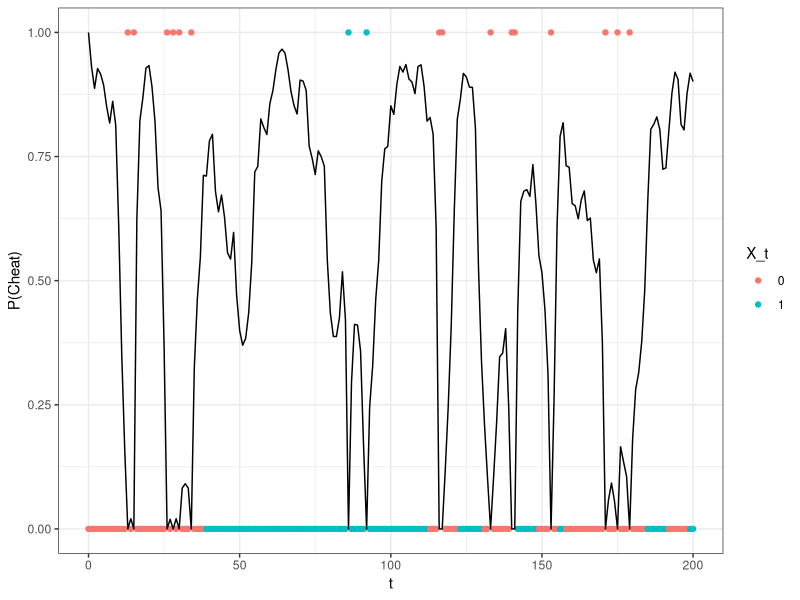
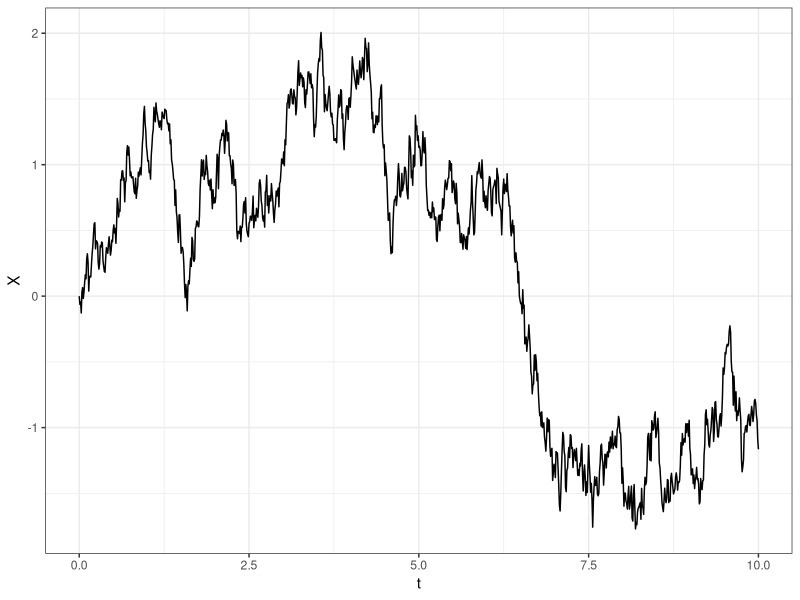
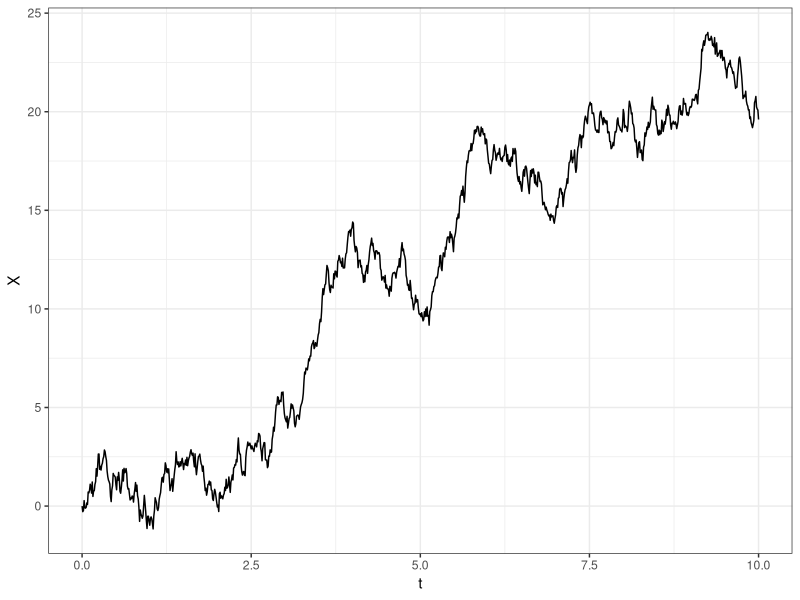
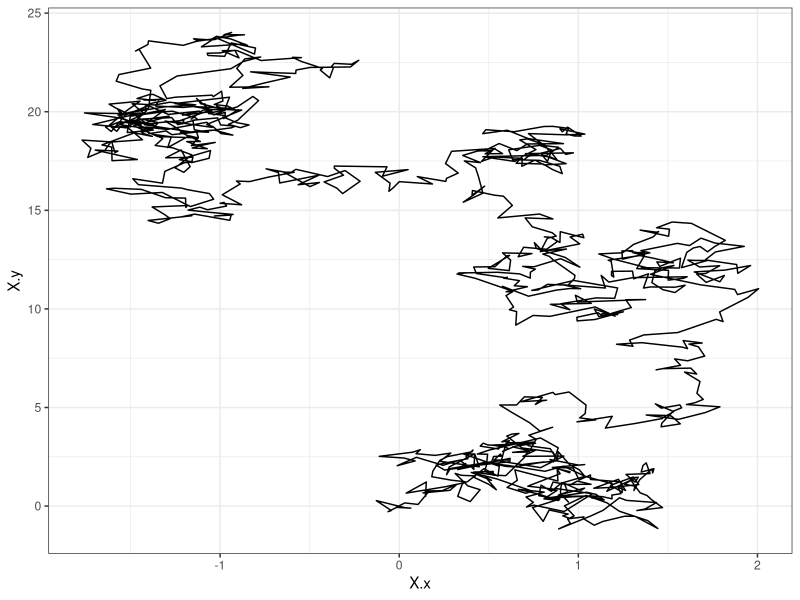

Source code (R) for these figures, in order:
## ---- chunk 1
knitr::opts_chunk$set(echo = TRUE)
library(tidyverse)
## ---- chunk 2

SampleCasino <- function(bigT){
  
  X_t <- c("Fair", rep(NA, bigT))
  
  for (j in 2:(bigT+1)) {
    if(X_t[j-1] == "Fair"){
      X_t[j] = sample(c("Fair", "Cheat"), 1, prob = c(0.95, 0.05))
    }else{
      X_t[j] = sample(c("Fair", "Cheat"), 1, prob = c(0.05, 0.95))
    }
    
  }
  
  Y_t <- sapply(X_t, function(x){
    if(x == "Fair"){
      return(sample(1:6, 1))
    }else{
      return(sample(1:6, 1, prob = c(49/250, 49/250, 49/250, 49/250, 49/250, 1/50)))
    }
  })
  
  return(data.frame(t = c(0:bigT),
                    X = X_t,
                    Y = Y_t))
  
}

set.seed(1234)
testSample <- SampleCasino(200)


## ---- chunk 3

Forward <- function(Y, theta){
  
  M <- theta[["M"]]
  G <- theta[["G"]]
  pi <- theta[["pi"]]
  
  alpha <- matrix(NA, nrow = length(Y), ncol = nrow(M))
  
  C  <- sum(pi * G[,Y[1]])
  
  alpha[1, ] = G[, Y[1] ] * t(pi) / C
  
  for (t in 2:nrow(testSample)) {
    c_n <- alpha[t-1, ] %*% M %*% G[,Y[t]]
    C <- c(C, c_n)
    alpha[t, ] <- G[,Y[t]] * (alpha[t-1, ] %*% M) / as.numeric(c_n)
  }
  
  return(cbind(alpha, C))
  
}
 
Backward = function(Y, theta, C){
  
  M <- theta[["M"]]
  G <- theta[["G"]]
  bigT = length(Y)
  m = nrow(M)
  beta = matrix(1, bigT, m)
  
  for(t in (bigT-1):1){
    tmp = as.matrix(beta[t+1, ] * G[, Y[t+1]])
    beta[t, ] = t(M %*% tmp) / C[t+1]
  }
  return(beta)
}

ForwardBackward <- function(Y, theta){
  
  alpha <- Forward(Y = Y, theta = theta)
  C <- alpha[,3]
  alpha = alpha[,1:2]
  beta <- Backward(Y = Y, theta = theta, C = C)
  
  return(alpha * beta)
  
}

## ---- chunk 4

update <- function(Y, Z){
  N <- length(Y)
  
  N1 <- sum(Z[-N] == 0) ## The number of times the hidden state is in state 1, less the last step
  N2 <- sum(Z[-N] == 1) ## The number of times the hidden state is in state 2, less the last step
  
  M11 <- 0
  M12 <- 0
  M22 <- 0
  M21 <- 0
  
  
  for (i in 1:(length(Z)-1)) { ## Calculate the number of times the hidden state is in state 1 and stays in state 1
    M11 <- M11 + (Z[i] == 0 & Z[i+1] == 0)
  }
  
  for (i in 1:(length(Z)-1)) { ## Calculate the number of times the hidden state is in state 1 and moves to state 2
    M12 <- M12 + (Z[i] == 0 & Z[i+1] == 1)
  }
  
  for (i in 1:(length(Z)-1)) { ## Calculate the number of times the hidden state is in state 2 and stays in state 2
    M22 <- M22 + (Z[i] == 1 & Z[i+1] == 1)
  }
  
  for (i in 1:(length(Z)-1)) { ## Calculate the number of times the hidden state is in state 2 and moves to state 1
    M21 <- M21 + (Z[i] == 1 & Z[i+1] == 0)
  }
  

  M11 <- M11 / N1 ## Divide all to get transition probabilites
  M12 <- M12 / N1
  M22 <- M22 / N2
  M21 <- M21 / N2
  
  M <- matrix(c(M11, M12,
                M21, M22), byrow = T, nrow = 2)
  
  Y0 <- Y[Z==0] ## Y for hidden state is fair
  Y1 <- Y[Z==1] ## Y for hidden state is cheating
  
  g0 <- sapply(1:6, function(x){mean(Y0==x)})  ## get probabilites for each state
  g1 <- sapply(1:6, function(x){mean(Y1==x)})
  
  #g0 <- (g0 + 0.02) / sum(g0 + 0.02)
  #g1 <- (g1 + 0.02) / sum(g1 + 0.02)
  
  # g0 <- g0  / sum(g0)
  # g1 <- (g1) / sum(g1)
  
  G <- matrix(c(g0, g1), nrow = 2, byrow = T)
  
  pi <- matrix(data = c(Z[1] == 0, Z[1] == 1), nrow = 2) %>% as.numeric()
  
  theta <- list(M = M,
                G = G,
                pi = pi)
  return(theta)
  
}



HardEM <- function(Y, starting_Z = NULL, max_iter = 100){
  iter <- 0
  
  if(is.null(starting_Z)){
    Z = sample(x = c(0,1), size = length(Y), replace = T)
  }else{
    Z <- starting_Z
  }
  
  while(iter < max_iter){
    
    theta <- update(Y = Y, Z = Z)
    
    Z <- ForwardBackward(Y = Y, theta = theta)
    Z <- round(Z)[,2]
    
    iter <- iter + 1
  }
  
  return(list(
    theta = theta,
    Z = Z
  ))
  
  
  
}

Y <- testSample$Y

set.seed(123)
init_Z <- as.numeric(testSample$X == "Cheat")
t <- seq(1,201,20)
init_Z[t] = (init_Z[t] + 1) %% 2

test <- HardEM(Y = Y, starting_Z = init_Z, max_iter = 50)
test$theta



## ---- chunk 5

### Initialize theta parameters

M <- matrix(c(0.85, 0.15,
              0.15, 0.85), nrow = 2, byrow = T)
pi <- matrix(c(0.8, 0.2), nrow = 2)
set.seed(1)
g1 <- runif(6)
g2 <- runif(6)

G <- matrix(c((g1 + 1)/sum(g1 + 1), (g2 + 0.05) / sum(g2 + 0.05)), nrow = 2, byrow = T)

init_theta <- list(
  M = M,
  pi = pi,
  G = G
)


updateSoft <- function(Y, Z, theta){
  
  M_prime <- theta$M
  G_prime <- theta$G
  pi_prime <- theta$pi
  
  N <- length(Y) - 1
  
  alpha <- Forward(Y, theta) ## get the forward/backward probabilities
  beta <- Backward(Y, theta, alpha[,3])
  alpha <- alpha[,1:2]
  
  psi11 <- rep(0, N)
  
  for (t in 1:N) { ## create psi vector for in state 1 and stays in state 1
    psi11[t] <- as.numeric(alpha[t, 1] * beta[t+1, 1] * M[1,1] * G_prime[1 ,Y[t+1]])
  }
  
  psi12 <- rep(0, N)
  
  for (t in 1:N) { ## create psi vector for in state 1 and moves to state 2
    psi12[t] <- as.numeric(alpha[t, 1] * beta[t+1, 1] * M[1,2] * G_prime[2,Y[t+1]])
  }
  
  M11 <- sum(psi11) / sum(psi11, psi12)  ## normalize
  M12 <- sum(psi12) / sum(psi11, psi12)
    
  
  psi22 <- rep(0, N)
  
  for (t in 1:N) { ## create psi vector for in state 2 and stays in state 2
    psi22[t] <- as.numeric(alpha[t, 2] * beta[t+1, 2] * M[2,2] *G_prime[2,Y[t+1]])
  }
  
  psi21 <- rep(0, N)
  
  for (t in 1:N) {  ## create psi vector for in state 2 and moves to state 1
    psi21[t] <- as.numeric(alpha[t, 2] * beta[t+1, 1] * M[2,1] *  G_prime[1,Y[t+1]])
  }
  
  M21 <- sum(psi21) / sum(psi21, psi22)
  M22 <- sum(psi22) / sum(psi21, psi22)
  
  M_update <- matrix(c(M11, M12,
                       M21, M22), byrow = T, nrow = 2)
  
  g1 <- sapply(1:6, function(x){
    sum(Z[,1] * (Y == x)) / (sum(Z[,1]))
  })
  
  g2 <- sapply(1:6, function(x){
    sum(Z[,2] * (Y == x)) / (sum(Z[,2]))
  })
  
  G_update <- matrix(c(g1, g2), byrow = T, nrow = 2)
  
  pi_update <- matrix(Z[1,], nrow = 2)
  
  theta_new <- list(M = M_update,
                    G = G_update,
                    pi = pi_update)
  
  return(theta_new)
  
}





softEM <- function(Y, start_theta, max_iter){
  
  iter <- 0
  theta <- start_theta
  while(iter < max_iter){
    Z <- ForwardBackward(Y = Y, theta = theta)
    
    theta <- updateSoft(Y, Z, theta = theta)
    
    iter <- iter + 1
    
  }
  
  return(list(Z = Z,
              theta = theta))
  
  
  
}

testB <- softEM(Y = testSample$Y, start_theta = init_theta, max_iter = 100)

testB$theta

results <- data.frame(p_cheating = testB$Z[,2],
                      Y_t = testSample$Y,
                      X_t = as.numeric(testSample$X == "Cheat"),
                      t = seq(0, 200))

results %>%
  mutate(is_6 = ifelse(Y_t == 6, 1, 0),
         X_t = as.factor(X_t)) %>%
  ggplot(aes(x = t)) +
  geom_point(aes(y = is_6, color = X_t)) +
  theme_bw() +
  geom_line(aes(y =  p_cheating)) +
  labs( y = "P(Cheat)")

## ---- chunk 6

BrownianMotion <- function(t, delta_t, sigma2){
  
  intervals <- t / delta_t
  
  X <- c(0, rnorm(n = intervals, sd = sqrt(sigma2 * delta_t)))
  
  X <- data.frame(X = cumsum(X),
                  t = seq(0, t, delta_t))
  
  return(X)
  
  
  
}

set.seed(1)
BM1 <- BrownianMotion(t = 10, delta_t = 0.01, sigma2 = 1)

ggplot(BM1, aes(x = t, y = X)) +
  geom_line() +
  theme_bw()

set.seed(2)
BM2 <- BrownianMotion(t = 10, delta_t = 0.01, sigma2 = 10)


ggplot(BM2, aes(x = t, y = X)) +
  geom_line() +
  theme_bw()


left_join(BM1, BM2, by = c("t" = "t")) %>%
  ggplot(aes(x = X.x, y = X.y)) +
  geom_path() +
  theme_bw()

